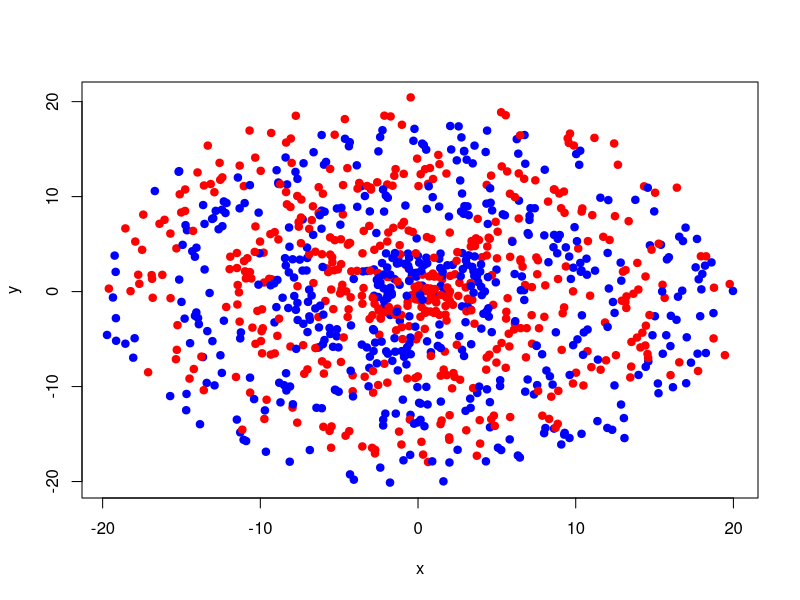
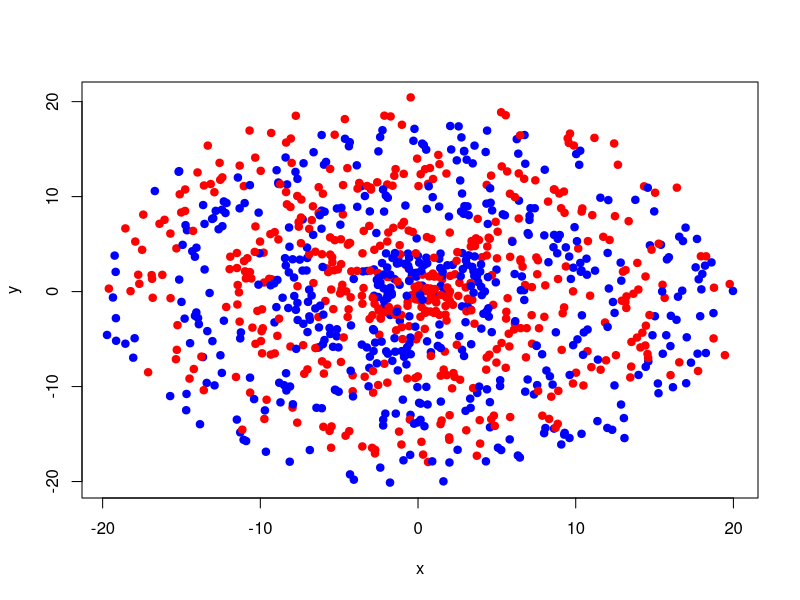
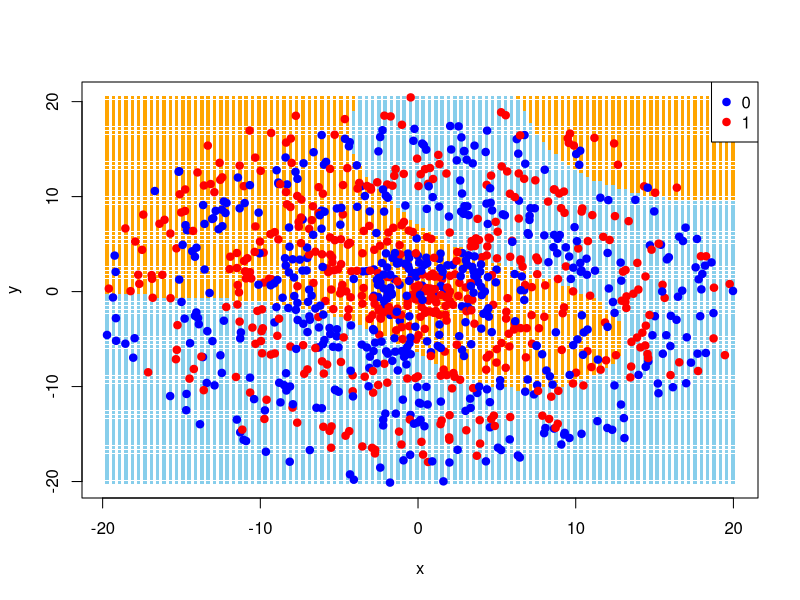
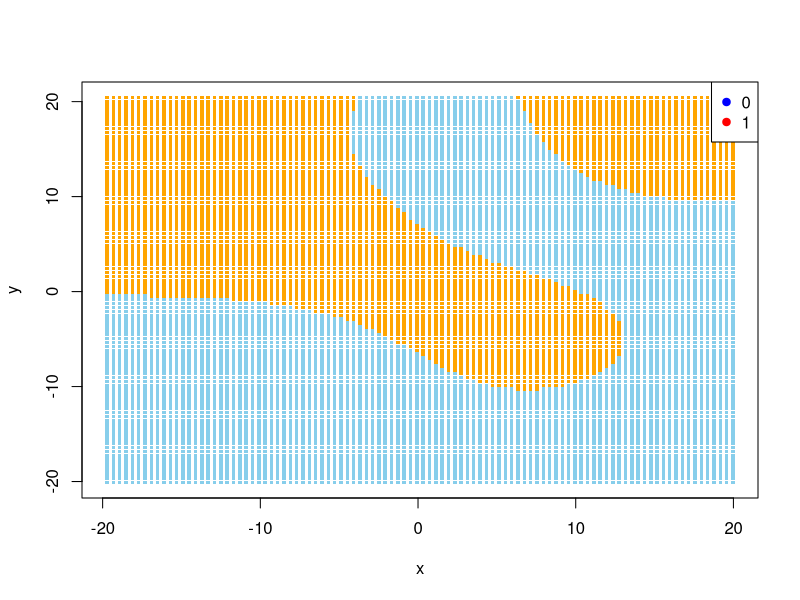
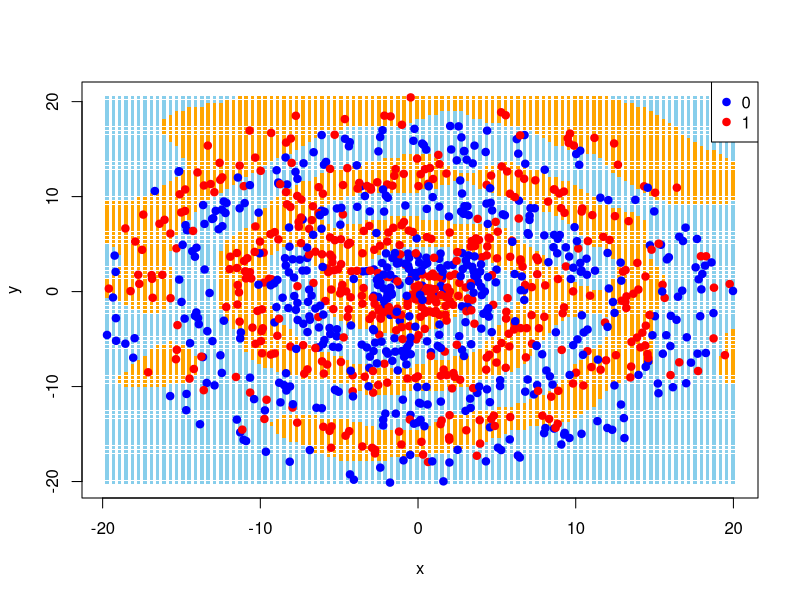
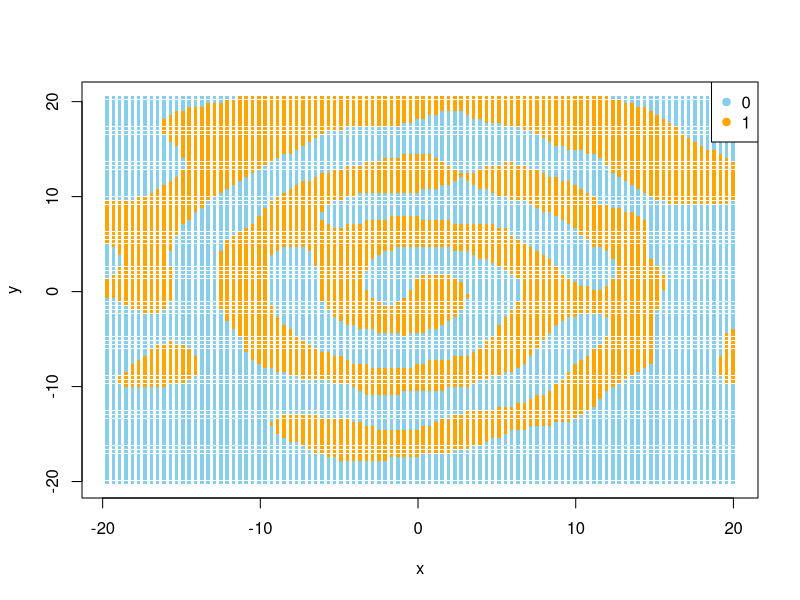
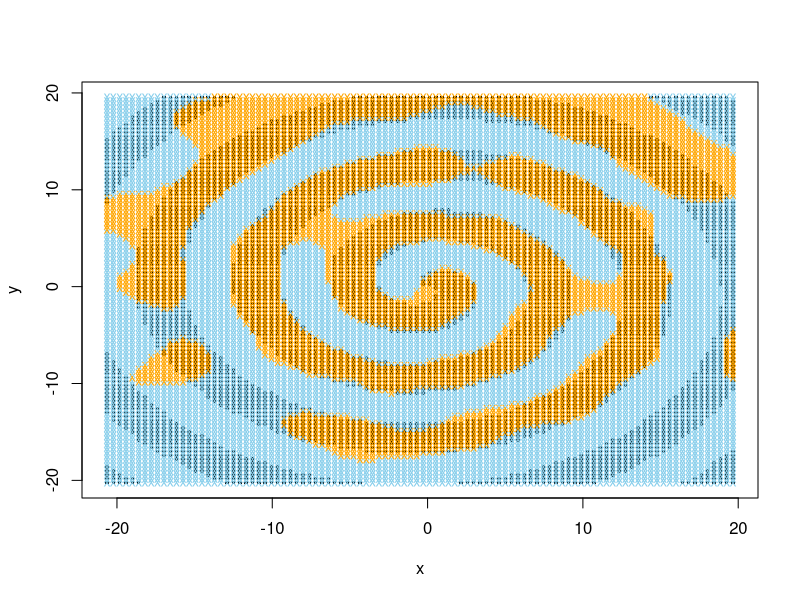
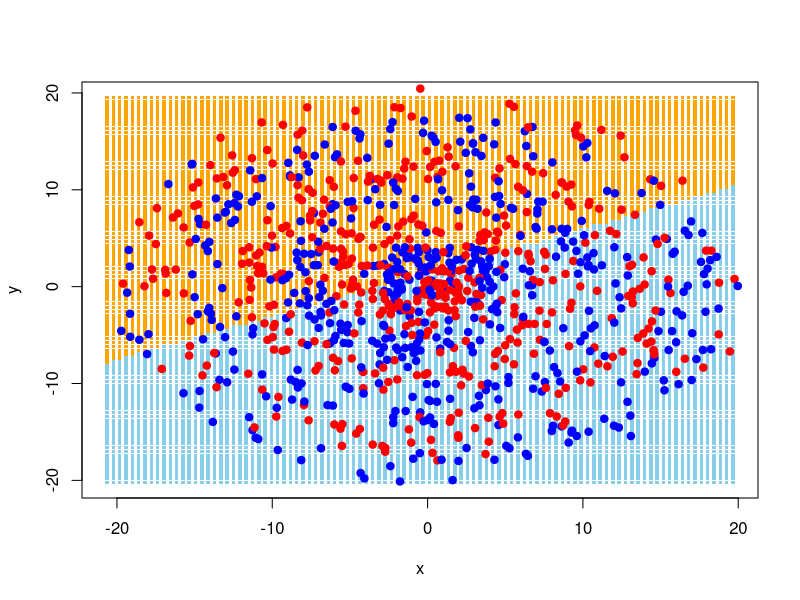

Write the R code that produced these figures, in order.
## ---- chunk 1
print("Hello world!")
## ---- chunk 2
n <- 1000
r <- 6 * pi + 1
r_offset <- 2
colors <- c("blue", "red")

generate_spiral <- function(n, r, r_offset, colors, seed) {
  set.seed(seed)

  # Generate random values for r and theta
  r <- runif(n, 1, 6 * pi + 1)
  theta <- runif(n, 0, 2 * pi)

  # Classify observations based on r and theta
  class <- ifelse((r + theta) %% (2 * pi) < pi, 1, 0)

  # Create a data frame with the data
  data <- data.frame(r, theta, class)

  # Create colors based on class
  data$color <- ifelse(data$class == 1, colors[2], colors[1])

  # Convert polar coordinates to Cartesian coordinates
  data$x <- data$r * cos(data$theta)
  data$y <- data$r * sin(data$theta)

  # Offset the data
  for (j in 1:n) {
    r_offset_val <- runif(1, 0, r_offset)
    theta_offset_val <- runif(1, 0, 2 * pi)

    # Convert to Cartesian coordinates
    data$x[j] <- data$x[j] + r_offset_val * cos(theta_offset_val)
    data$y[j] <- data$y[j] + r_offset_val * sin(theta_offset_val)

    # Convert back to polar coordinates
    data$r[j] <- sqrt(data$x[j]^2 + data$y[j]^2)
    data$theta[j] <- atan2(data$y[j], data$x[j])
  }

  return(data)
}

data <- generate_spiral(n, r, r_offset, colors, seed = 2024)
## ---- chunk 3
# Plot the data in the x and y coordinates
plot(data$x, data$y, col = data$color, pch = 19, xlab = "x", ylab = "y")
## ---- chunk 4
# Load the required svm library
library(e1071)
library(caret)

# Convert class to a factor
data$class <- as.factor(data$class)

# Create a data frame with only the class and the x and y coordinates
data2 <- data.frame(class = data$class, x = data$x, y = data$y)
data2$class <- as.factor(data2$class)

# Use a radial basis function kernel to classify the data with the SVM function
svmfit <- svm(class ~ ., data = data2, kernel = "radial")
print(svmfit)

# Create a confusion matrix to evaluate the SVM model
confusionMatrix(predict(svmfit, data2), data2$class)
## ---- chunk 5
# Define colors for data points
point_colors <- c("blue", "red")

# Define colors for decision boundary
boundary_colors <- c("skyblue", "orange")

# Plot the data points
plot(data2$x, data2$y, col = point_colors[data2$class], pch = 19, xlab = "x", ylab = "y")

# Plot the decision boundary
x1_grid <- seq(min(data2$x), max(data2$x), length.out = 100)
x2_grid <- seq(min(data2$y), max(data2$y), length.out = 100)
grid <- expand.grid(x = x1_grid, y = x2_grid)

predicted_labels <- predict(svmfit, newdata = grid)

plot(grid$x, grid$y, col = boundary_colors[predicted_labels], pch = ".", cex = 3.5, xlab = "x", ylab = "y")

# Plot the data points
points(data2$x, data2$y, col = point_colors[data2$class], pch = 19)
legend("topright", legend = levels(data2$class), col = point_colors, pch = 19)
## ---- chunk 6
# Plot the decision boundary
plot(grid$x, grid$y, col = boundary_colors[predicted_labels], pch = ".", cex = 3.5, xlab = "x", ylab = "y")
legend("topright", legend = levels(data2$class), col = point_colors, pch = 19)
## ---- chunk 7
# First write a simple cross validation function
cross_validate <- function(folds, costs, gammas, data, seed) {
  # Create a data frame to store the results
  results <- data.frame(cost = numeric(0), gamma = numeric(0), accuracy = numeric(0))

  # Loop through each cost and gamma value
  for (cost in costs) {
    for (gamma in gammas) {
      # Set seed so the folds should be the same each time
      set.seed(seed)

      # Use cross-validation to find the best cost and gamma values
      svm_cross <- svm(class ~ ., data = data, kernel = "radial", cross = folds, cost = cost, gamma = gamma)

      # Store the results
      results <- rbind(results, data.frame(cost = cost, gamma = gamma, accuracy = svm_cross$tot.accuracy))
    }
  }

  return(results)
}
## ---- chunk 8
# Run our function
validation_data_frame <- cross_validate(5, c(0.1, 1, 10, 100, 1000), c(0.01, 0.1, 1, 10, 100), data2, seed = 2024)

# Print the top 5 best cost and gamma values
print(validation_data_frame[order(-validation_data_frame$accuracy), ][1:5, ])
## ---- chunk 9
# Use the best cost and gamma values to classify the data
svmfit_best <- svm(class ~ ., data = data2, kernel = "radial", cost = 1, gamma = 10)

# Create a confusion matrix to evaluate the SVM model
confusionMatrix(predict(svmfit_best, data2), data2$class)

predicted_labels_best <- predict(svmfit_best, newdata = grid)

plot(grid$x, grid$y, col = boundary_colors[predicted_labels_best], pch = ".", cex = 3.5, xlab = "x", ylab = "y")

# Plot the data points
points(data2$x, data2$y, col = point_colors[data2$class], pch = 19)
legend("topright", legend = levels(data2$class), col = point_colors, pch = 19)
## ---- chunk 10
# Plot the decision boundary
plot(grid$x, grid$y, col = boundary_colors[predicted_labels_best], pch = ".", cex = 3.5, xlab = "x", ylab = "y")
legend("topright", legend = levels(data2$class), col = boundary_colors, pch = 19)
## ---- chunk 11
# Create new test data
n <- 1000
r <- 6 * pi + 1
r_offset <- 2
colors <- c("blue", "red")
test_data <- generate_spiral(n, r, r_offset, colors, seed = 2025)

# Convert class to a factor
test_data$class <- as.factor(test_data$class)

# Create a data frame with only the class and the x and y coordinates
test_data2 <- data.frame(class = test_data$class, x = test_data$x, y = test_data$y)
test_data2$class <- as.factor(test_data2$class)

# Create a confusion matrix to evaluate the SVM model
confusionMatrix(predict(svmfit_best, test_data2), test_data2$class)
## ---- chunk 12
post_offset_class <- numeric(n)
new_r <- numeric(n)
new_theta <- numeric(n)

for (j in 1:n) {
  new_r[j] <- sqrt(test_data2$x[j]^2 + test_data2$y[j]^2)
  new_theta[j] <- atan2(test_data2$y[j], test_data2$x[j])

  ifelse(new_theta[j] < 0, new_theta[j] <- new_theta[j] + 2 * pi, new_theta[j] <- new_theta[j])

  # Classify observations based on r and theta
  post_offset_class[j] <- ifelse((new_r[j] + new_theta[j]) %% (2 * pi) < pi, 1, 0)
}

# Add the results to the data frame
test_data2$post_offset_class <- post_offset_class
test_data2$new_r <- new_r
test_data2$new_theta <- new_theta

# Make the post offset class a factor
test_data2$post_offset_class <- as.factor(test_data2$post_offset_class)

# Now compare the true class to the predicted class given by the true decision boundary
confusionMatrix(test_data2$post_offset_class, test_data2$class)
## ---- chunk 13
# Create a grid of points for prediction
x1_grid <- seq(min(test_data2$x), max(test_data2$x), length.out = 100)
x2_grid <- seq(min(test_data2$y), max(test_data2$y), length.out = 100)

grid <- expand.grid(x = x1_grid, y = x2_grid)

# Make the grid a data frame of x and y coordinates
grid_data <- data.frame(x = grid$x, y = grid$y)

for (j in 1:nrow(grid_data)) {
  new_r <- sqrt(grid_data$x[j]^2 + grid_data$y[j]^2)
  new_theta <- atan2(grid_data$y[j], grid_data$x[j])

  ifelse(new_theta < 0, new_theta <- new_theta + 2 * pi, new_theta <- new_theta)

  # Classify observations based on r and theta
  grid_data$class[j] <- ifelse((new_r + new_theta) %% (2 * pi) < pi, 1, 0)
}

# Plot the true decision boundary
plot(grid_data$x, grid_data$y, col = grid_data$class, pch = ".", cex = 3.5, xlab = "x", ylab = "y")

# Plot the decision boundary found by the model
predicted_labels_best <- predict(svmfit_best, newdata = grid)

points(grid$x, grid$y, col = boundary_colors[predicted_labels_best], pch = "x", cex = .85)
## ---- chunk 14
# Use a linear kernel to classify the data with the SVM function
svmfit_linear <- svm(class ~ ., data = data2, kernel = "linear", cost = 1000)

# Create a confusion matrix to evaluate the SVM model
confusionMatrix(predict(svmfit_linear, data2), data2$class)

predicted_labels_linear <- predict(svmfit_linear, newdata = grid)

plot(grid$x, grid$y, col = boundary_colors[predicted_labels_linear], pch = ".", cex = 3.5, xlab = "x", ylab = "y")

# Plot the data points
points(data2$x, data2$y, col = point_colors[data2$class], pch = 19)
## ---- chunk 15
# Use a polynomial kernel to classify the data with the SVM function

# Write a cross validation function for polynomial kernels that takes degrees, cost, and gamma into account
cross_poly <- function(folds, degrees, costs, gammas, dataset, seed) {
  results <- data.frame(degree = numeric(0), cost = numeric(0), gamma = numeric(0), accuracy = numeric(0))
  iteration <- 0

  for (degree in degrees) {
    for (cost in costs) {
      for (gamma in gammas) {
        set.seed(seed)
        print(iteration)
        iteration <- iteration + 1
        svm_cross <- svm(class ~ ., data = dataset, kernel = "polynomial", degree = degree, cross = folds, cost = cost, gamma = gamma)

        results <- rbind(results, data.frame(degree = degree, cost = cost, gamma = gamma, accuracy = svm_cross$tot.accuracy))
      }
    }
  }

  return(results)
}

# Run our function
degrees <- c(4, 5, 6)
costs <- c(1, 10, 100)
gammas <- c(0.1, 1, 10)

# Running this code will take awhile, maybe uncomment it when knitting the pdf for the final time.
# validation_data_frame_poly <- cross_poly(2, degrees, costs, gammas, data2, seed = 2024)

# Print the top 5 best degree, cost, and gamma values
# print(validation_data_frame_poly[order(-validation_data_frame_poly$accuracy), ][1:5, ])

# Make the best poly model based on the cross validation
svm_poly <- svm(class ~ ., data = data2, kernel = "polynomial", degree = 5, cost = 10, gamma = 0.1)

# Check the svm_poly model on a confusion matrix
confusionMatrix(predict(svm_poly, data2), data2$class)

predicted_labels_poly <- predict(svm_poly, newdata = grid)

plot(grid$x, grid$y, col = boundary_colors[predicted_labels_poly], pch = ".", cex = 3.5, xlab = "x", ylab = "y")

points(data2$x, data2$y, col = point_colors[data2$class], pch = 19)
## ---- chunk 16
# Use a logistic regression model to classify the data
logit_model <- glm(class ~ x + y, data = data2, family = "binomial")
# Predict using the model
predicted_probabilities <- predict(logit_model, type = "response")

# Change all the Falses to 0 and Trues to 1
predicted_probabilities <- ifelse(predicted_probabilities > 0.5, 1, 0)

# Create a confusion matrix to evaluate the model
confusionMatrix(as.factor(predicted_probabilities), as.factor(data2$class))

# Plot the decision boundary
predicted_labels_logit <- predicted_probabilities > 0.5
plot(grid$x, grid$y, col = boundary_colors[predicted_labels_logit + 1], pch = ".", cex = 3.5, xlab = "x", ylab = "y")
## ---- chunk 17
# Load the required class library
library(class)

# Write a cross validation function for KNN that takes k into account
cross_knn <- function(folds, ks, dataset, seed) {
  set.seed(seed)

  # Create folds
  folds_obj <- createFolds(dataset$class, k = folds, list = TRUE, returnTrain = FALSE)

  results <- data.frame(k = numeric(0), accuracy = numeric(0))

  for (k in ks) {
    fold_accuracies <- c()
    for (fold in seq_along(folds_obj)) {
      train_indices <- unlist(folds_obj[-fold])
      test_indices <- unlist(folds_obj[fold])

      train_data <- dataset[train_indices, c("x", "y")]
      train_labels <- dataset$class[train_indices]

      test_data <- dataset[test_indices, c("x", "y")]
      test_labels <- dataset$class[test_indices]

      knn_model <- knn(train = train_data, test = test_data, cl = train_labels, k = k)

      accuracy <- sum(knn_model == test_labels) / length(test_labels)
      fold_accuracies <- c(fold_accuracies, accuracy)
    }
    avg_accuracy <- mean(fold_accuracies)
    results <- rbind(results, data.frame(k = k, accuracy = avg_accuracy))
  }

  return(results)
}

# Run our function
ks <- c(1, 3, 5, 7, 9, 11, 13, 15, 25, 49, 75, 99)

# Run the cross validation function
validation_data_frame_knn <- cross_knn(5, ks, data2, seed = 2024)

# Print the top 5 best k values
print(validation_data_frame_knn[order(-validation_data_frame_knn$accuracy), ][1:5, ])
## ---- chunk 18
# Use the best k value found from cross validation
k <- 3

# Use a KNN model to classify the data
knn_model <- knn(train = data2[, c("x", "y")], test = data2[, c("x", "y")], cl = data2$class, k = k)

# Convert knn_model to numeric
knn_model <- as.numeric(knn_model)

# Convert 1s to 0s and 2s to 1s
knn_model <- knn_model - 1

# Create a confusion matrix to evaluate the model
confusionMatrix(as.factor(knn_model), data2$class)

# Create the grid for the decision boundary
predicted_labels_knn <- knn(train = data2[, c("x", "y")], test = grid, cl = data2$class, k = k)

# Convert knn_model to numeric
predicted_labels_knn <- as.numeric(predicted_labels_knn)

# Convert 1s to 0s and 2s to 1s
predicted_labels_knn <- predicted_labels_knn - 1

# Plot the decision boundary
plot(grid$x, grid$y, col = boundary_colors[predicted_labels_knn + 1], pch = ".", cex = 3.5, xlab = "x", ylab = "y")

points(data2$x, data2$y, col = point_colors[data2$class], pch = 19)
## ---- chunk 19
# Create a confusion matrix to evaluate the KNN model
knn_model_test <- knn(train = data2[, c("x", "y")], test = test_data2[, c("x", "y")], cl = data2$class, k = k)

# Convert knn_model to numeric
knn_model_test <- as.numeric(knn_model_test)

# Convert 1s to 0s and 2s to 1s
knn_model_test <- knn_model_test - 1

# Create a confusion matrix to evaluate the model
confusionMatrix(as.factor(knn_model_test), test_data2$class)
## ---- chunk 20
# Load the required libraries
library(MASS)
library(caret)
library(e1071)
library(dslabs)
library(tidyverse)

# Load the MNIST data set
data("mnist_27")

# Plot the test data to get an overview of the data, name the axes, and add a title
ggplot(mnist_27$test, aes(x = x_1, y = x_2, color = as.factor(y), shape = as.factor(y))) +
  geom_point() +
  xlab("Proportion of dark pixels in the upper-left quadrant") +
  ylab("Proportion of dark pixels in the lower-right quadrant") +
  ggtitle("MNIST Data Set") +
  labs(color = "Digit", shape = "Digit") +
  theme_minimal()
## ---- chunk 21
# Fit a linear kernel to the data
svmfit_linear_mnist <- svm(y ~ ., data = mnist_27$train, kernel = "linear", cost = 1000)

# Create a confusion matrix to evaluate the SVM model
confusionMatrix(predict(svmfit_linear_mnist, mnist_27$train), mnist_27$train$y)

# Create a grid of points for prediction
x1_grid <- seq(min(mnist_27$train$x_1), max(mnist_27$train$x_1), length.out = 100)
x2_grid <- seq(min(mnist_27$train$x_2), max(mnist_27$train$x_2), length.out = 100)
grid <- expand.grid(x_1 = x1_grid, x_2 = x2_grid)

predicted_labels_linear_mnist <- predict(svmfit_linear_mnist, newdata = grid)

# Plot the decision boundary (use a base r plot since this is a rare instance where ggplot2 doesn't work well)
plot(grid$x_1, grid$x_2, col = boundary_colors[predicted_labels_linear_mnist], pch = ".", cex = 3.5, xlab = "Proportion of dark pixels in the upper-left quadrant", ylab = "Proportion of dark pixels in the lower-right quadrant")
points(mnist_27$train$x_1, mnist_27$train$x_2, col = point_colors[mnist_27$train$y], pch = 19)
## ---- chunk 22
# Use a radial basis function kernel to classify the data with the SVM function
svmfit_rbf_mnist <- svm(y ~ ., data = mnist_27$train, kernel = "radial", cost = 1, gamma = 1)

# Create a confusion matrix to evaluate the SVM model
confusionMatrix(predict(svmfit_rbf_mnist, mnist_27$train), mnist_27$train$y)

predicted_labels_rbf_mnist <- predict(svmfit_rbf_mnist, newdata = grid)

# Plot the decision boundary
plot(grid$x_1, grid$x_2, col = boundary_colors[predicted_labels_rbf_mnist], pch = ".", cex = 3.5, xlab = "Proportion of dark pixels in the upper-left quadrant", ylab = "Proportion of dark pixels in the lower-right quadrant")
points(mnist_27$train$x_1, mnist_27$train$x_2, col = point_colors[mnist_27$train$y], pch = 19)
## ---- chunk 23
# Convert to a matrix with the proper column names
training_matrix <- as.data.frame(mnist_27$train)
colnames(training_matrix) <- c("class", "x_1", "x_2")
training_matrix$class <- as.factor(training_matrix$class)

# Run our cross validation function
validation_data_frame_mnist <- cross_validate(10, c(0.1, 1, 10, 100, 1000), c(0.01, 0.1, 1, 10, 100), training_matrix, seed = 2024)

# Print the top 5 best cost and gamma values
print(validation_data_frame_mnist[order(-validation_data_frame_mnist$accuracy), ][1:5, ])
## ---- chunk 24
# Use the best cost and gamma values to classify the data
svmfit_best_mnist <- svm(y ~ ., data = mnist_27$train, kernel = "radial", cost = 0.1, gamma = 1)

# Create a confusion matrix to evaluate the SVM model
confusionMatrix(predict(svmfit_best_mnist, mnist_27$train), mnist_27$train$y)

predicted_labels_best_mnist <- predict(svmfit_best_mnist, newdata = grid)

# Plot the decision boundary
plot(grid$x_1, grid$x_2, col = boundary_colors[predicted_labels_best_mnist], pch = ".", cex = 3.5, xlab = "Proportion of dark pixels in the upper-left quadrant", ylab = "Proportion of dark pixels in the lower-right quadrant")
points(mnist_27$train$x_1, mnist_27$train$x_2, col = point_colors[mnist_27$train$y], pch = 19)
## ---- chunk 25
# Create a confusion matrix to evaluate the SVM model
confusionMatrix(predict(svmfit_best_mnist, mnist_27$test), mnist_27$test$y)
## ---- chunk 26
# Create a list of k values to try
ks <- seq(1, 300, by = 2)

# Create a matrix with the proper column names
training_matrix <- as.data.frame(mnist_27$train)
colnames(training_matrix) <- c("class", "x", "y")

# Run the cross validation function
validation_data_frame_knn_mnist <- cross_knn(10, ks, training_matrix, seed = 2024)

# Print the top 5 best k values
print(validation_data_frame_knn_mnist[order(-validation_data_frame_knn_mnist$accuracy), ][1:5, ])
## ---- chunk 27
# Use the best k value found from cross validation
k <- 89

# Use a KNN model to classify the data
knn_model_mnist <- knn(train = training_matrix[, c("x", "y")], test = training_matrix[, c("x", "y")], cl = training_matrix$class, k = k)

# Convert knn_model to numeric
knn_model_mnist <- as.numeric(knn_model_mnist)

# Convert 1s to 2s and 2s to 7s
knn_model_mnist <- ifelse(knn_model_mnist == 1, 2, 7)

# Create a confusion matrix to evaluate the model
confusionMatrix(as.factor(knn_model_mnist), training_matrix$class)

# Create the grid for the decision boundary
x1_grid <- seq(min(training_matrix$x), max(training_matrix$x), length.out = 100)
x2_grid <- seq(min(training_matrix$y), max(training_matrix$y), length.out = 100)

grid <- expand.grid(x = x1_grid, y = x2_grid)

predicted_labels_knn_mnist <- knn(train = training_matrix[, c("x", "y")], test = grid, cl = training_matrix$class, k = k)

# Convert knn_model to numeric
predicted_labels_knn_mnist <- as.numeric(predicted_labels_knn_mnist)

# Plot the decision boundary
plot(grid$x, grid$y, col = boundary_colors[predicted_labels_knn_mnist], pch = ".", cex = 3.5, xlab = "Proportion of dark pixels in the upper-left quadrant", ylab = "Proportion of dark pixels in the lower-right quadrant")
points(training_matrix$x, training_matrix$y, col = point_colors[training_matrix$class], pch = 19)
## ---- chunk 28
# Put the test data into a data frame with the right column names
mnist_27_test <- as.data.frame(mnist_27$test)
colnames(mnist_27_test) <- c("class", "x", "y")

# Create a confusion matrix to evaluate the KNN model
knn_model_test_mnist <- knn(train = training_matrix[, c("x", "y")], test = mnist_27_test[, c("x", "y")], cl = training_matrix$class, k = k)

# Convert knn_model to numeric
knn_model_test_mnist <- as.numeric(knn_model_test_mnist)

# Convert 1s to 2s and 2s to 7s
knn_model_test_mnist <- ifelse(knn_model_test_mnist == 1, 2, 7)

# Create a confusion matrix to evaluate the model
confusionMatrix(as.factor(knn_model_test_mnist), mnist_27_test$class)

# Plot the decision boundary
plot(grid$x, grid$y, col = boundary_colors[predicted_labels_knn_mnist], pch = ".", cex = 3.5, xlab = "Proportion of dark pixels in the upper-left quadrant", ylab = "Proportion of dark pixels in the lower-right quadrant")

# Plot the data points
points(mnist_27_test$x, mnist_27_test$y, col = point_colors[mnist_27_test$class], pch = 19)

# Add a legend
legend("topright", legend = levels(mnist_27_test$class), col = point_colors, pch = 19)
## ---- chunk 29
print("")

# Create a toy dataset
set.seed(123)
data <- data.frame(
  x1 = rnorm(50, mean = 2),
  x2 = rnorm(50, mean = 2),
  label = c(rep("Red", 25), rep("Blue", 25)) |> as.factor()
)

# Train an SVM
svm_model <- svm(label ~ ., data = data, kernel = "radial")

# Create a grid of points for prediction
x1_grid <- seq(min(data$x1), max(data$x1), length.out = 100)
x2_grid <- seq(min(data$x2), max(data$x2), length.out = 100)
grid <- expand.grid(x1 = x1_grid, x2 = x2_grid)

# Predict class labels for the grid
predicted_labels <- predict(svm_model, newdata = grid)

# Plot the decision boundary
plot(data$x1, data$x2, col = factor(data$label), pch = 19, main = "SVM Decision Boundary")
points(grid$x1, grid$x2, col = factor(predicted_labels), pch = ".", cex = 2.5)
legend("topright", legend = levels(data$label), col = c("blue", "red"), pch = 19)
